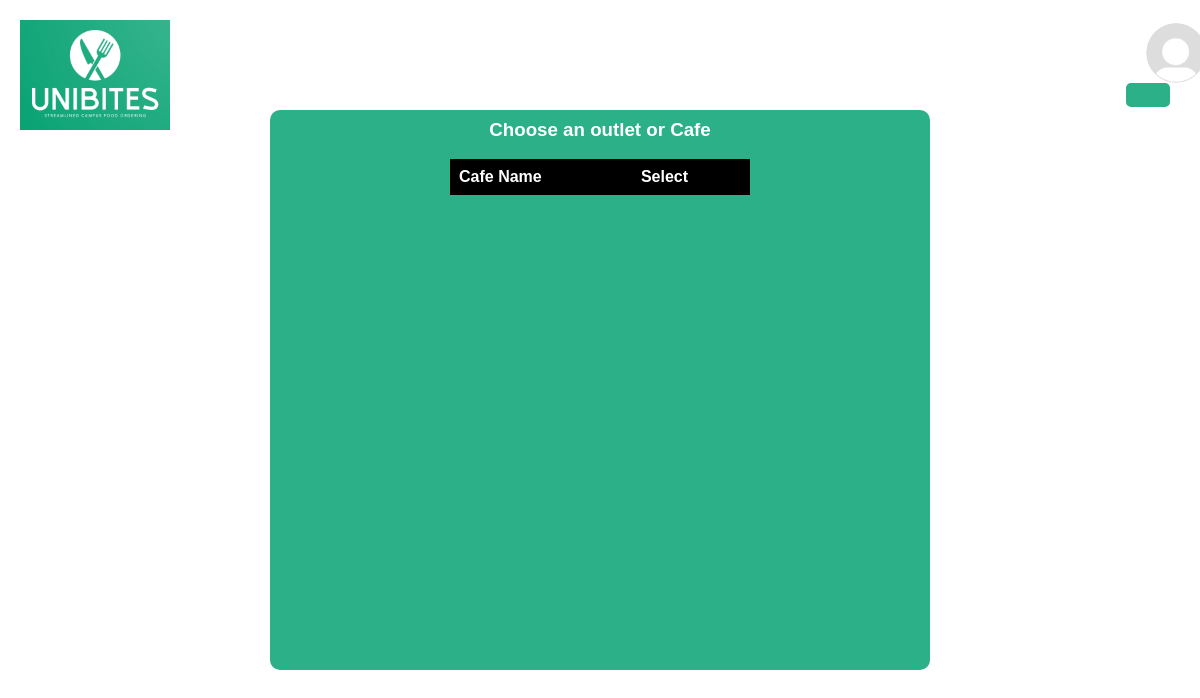
The app's page /cafe, older data.
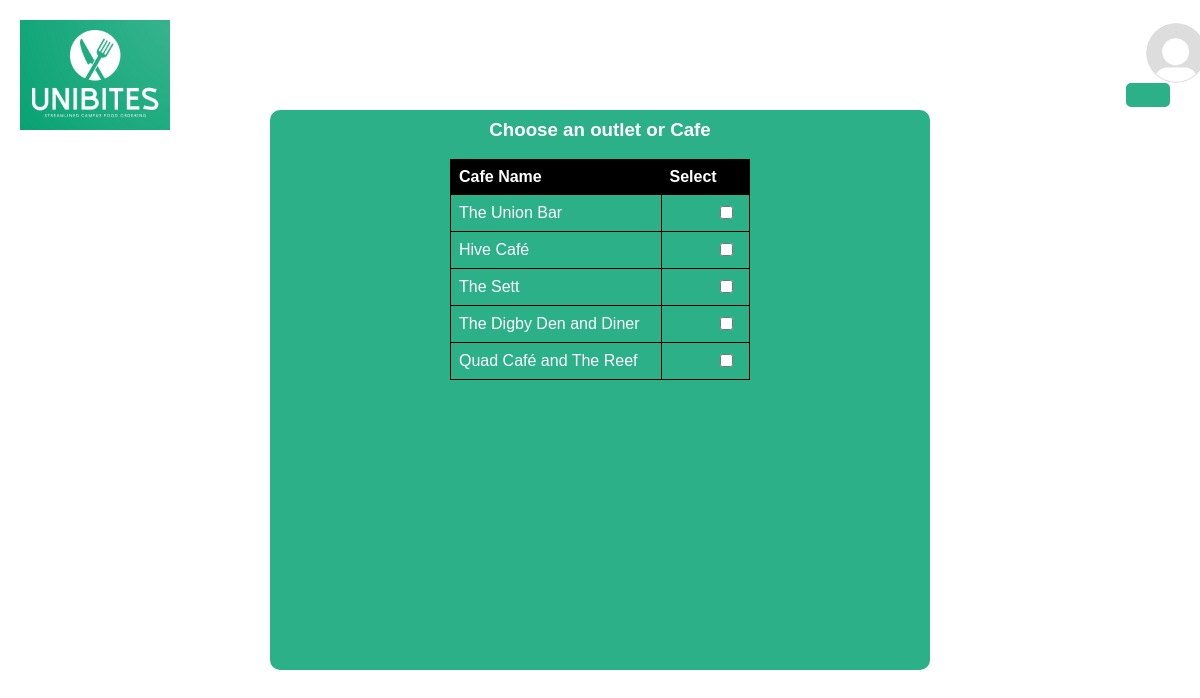
The same page, newer data.
### App/models.py (models this page shows, shortened)
class Cafe(models.Model):
    name = models.CharField(max_length=100)

### App/views.py (the view)
# urls.py: path('cafe', cafe_list, name='cafe_list'),
def cafe_list(request):
    cafes = Cafe.objects.all()
    return render(request, 'app/cafe_list.html', {'cafes': cafes})

### App/templates/app/cafe_list.html (shortened to what this page needs)
{% load static %}
<!DOCTYPE html>
<html lang="en">
<head>
<link rel="stylesheet" href="{% static 'app/styles.css' %}">
</head>
<body>
<div class="header">
  <img src="{% static 'app/logo.png' %}" alt="Logo" class="logo">
  <div class="profile-container">
    {% if user.profile_image %}
    <img src="{{user.profile_image.url}}" alt="Profile Picture" class="profile-pic">
    {% else %}
    <img src="{% static 'app/profile-pic.jpg' %}" alt="Profile Picture" class="profile-pic">
    {% endif %}
    <button class="login-button">{{user.first_name}}</button>
  </div>
</div>
<div class="container">
  <div class="content-box">
    <h3>    <p class="description">Choose an outlet or Cafe
    </p></h3>
    <table>
      <tr>
        <th>Cafe Name</th>
        <th>Select</th>
      </tr>
      {% for cafe in cafes %}
      <tr>
        <td>{{cafe.name}}<td><a href="{% url 'app:food_list' cafe.id %}"><input type="checkbox"></a></td></td>
      </tr>
     {% endfor %}
    </table>
  </div>
</div>
</body>
</html>

Row changes from the older to the newer data that the page shows:
added Cafe: name "The Union Bar"
added Cafe: name "Hive Café"
added Cafe: name "The Sett"
added Cafe: name "The Digby Den and Diner"
added Cafe: name "Quad Café and The Reef"
